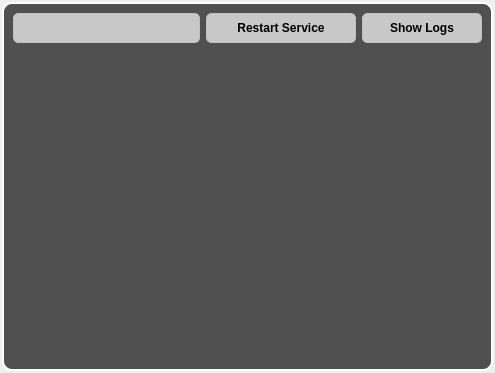
<?xml version="1.0" encoding="UTF-8"?>
<ui version="4.0">
 <class>NetworkDialog</class>
 <widget class="QDialog" name="NetworkDialog">
  <property name="geometry">
   <rect>
    <x>0</x>
    <y>0</y>
    <width>495</width>
    <height>373</height>
   </rect>
  </property>
  <property name="windowTitle">
   <string>Dialog</string>
  </property>
  <property name="styleSheet">
   <string notr="true">QDialog,
QWidget {
    border-radius: 5px;
}

#NDframe{
    border:2px solid rgba(255,255,255,1);
    background-color: rgba(80,80,80, 1);
    border-radius: 10px;
}
#NDtextEdit{
	color: white;
	font-size:12px;
	background-color: rgba(80,80,80, 1);
}


QComboBox,
QPushButton {
    color:black;
	font-size:12px;
    font:bold;
    border: 1px solid silver;
    background-color: rgba(200, 200, 200,1);
}

QPushButton:pressed{

    color:black;
	font-size:12px;
    font:bold;
    border: 1px solid silver;
    background-color: rgba(120, 120, 120,1);
}

QComboBox::drop-down {
    border:none;
	font-size:18px;
    text-align: right;
}

QComboBox::down-arrow {
    image: url(:/resources/dropdown.svg);
	color:red;
}</string>
  </property>
  <layout class="QVBoxLayout" name="verticalLayout">
   <property name="spacing">
    <number>2</number>
   </property>
   <property name="leftMargin">
    <number>2</number>
   </property>
   <property name="topMargin">
    <number>2</number>
   </property>
   <property name="rightMargin">
    <number>2</number>
   </property>
   <property name="bottomMargin">
    <number>2</number>
   </property>
   <item>
    <widget class="QFrame" name="NDframe">
     <property name="frameShape">
      <enum>QFrame::StyledPanel</enum>
     </property>
     <property name="frameShadow">
      <enum>QFrame::Raised</enum>
     </property>
     <layout class="QGridLayout" name="gridLayout">
      <item row="0" column="0">
       <widget class="QComboBox" name="servicecomboBox">
        <property name="minimumSize">
         <size>
          <width>150</width>
          <height>30</height>
         </size>
        </property>
        <property name="focusPolicy">
         <enum>Qt::StrongFocus</enum>
        </property>
       </widget>
      </item>
      <item row="0" column="1">
       <widget class="QPushButton" name="restartservicebutton">
        <property name="minimumSize">
         <size>
          <width>0</width>
          <height>30</height>
         </size>
        </property>
        <property name="maximumSize">
         <size>
          <width>150</width>
          <height>16777215</height>
         </size>
        </property>
        <property name="focusPolicy">
         <enum>Qt::StrongFocus</enum>
        </property>
        <property name="text">
         <string>Restart Service</string>
        </property>
       </widget>
      </item>
      <item row="0" column="2">
       <widget class="QPushButton" name="logbutton">
        <property name="minimumSize">
         <size>
          <width>0</width>
          <height>30</height>
         </size>
        </property>
        <property name="maximumSize">
         <size>
          <width>120</width>
          <height>16777215</height>
         </size>
        </property>
        <property name="focusPolicy">
         <enum>Qt::StrongFocus</enum>
        </property>
        <property name="text">
         <string>Show Logs</string>
        </property>
       </widget>
      </item>
      <item row="1" column="0" colspan="3">
       <widget class="QTextEdit" name="NDtextEdit">
        <property name="focusPolicy">
         <enum>Qt::NoFocus</enum>
        </property>
        <property name="undoRedoEnabled">
         <bool>false</bool>
        </property>
        <property name="textInteractionFlags">
         <set>Qt::NoTextInteraction</set>
        </property>
       </widget>
      </item>
     </layout>
    </widget>
   </item>
  </layout>
 </widget>
 <resources/>
 <connections/>
</ui>
